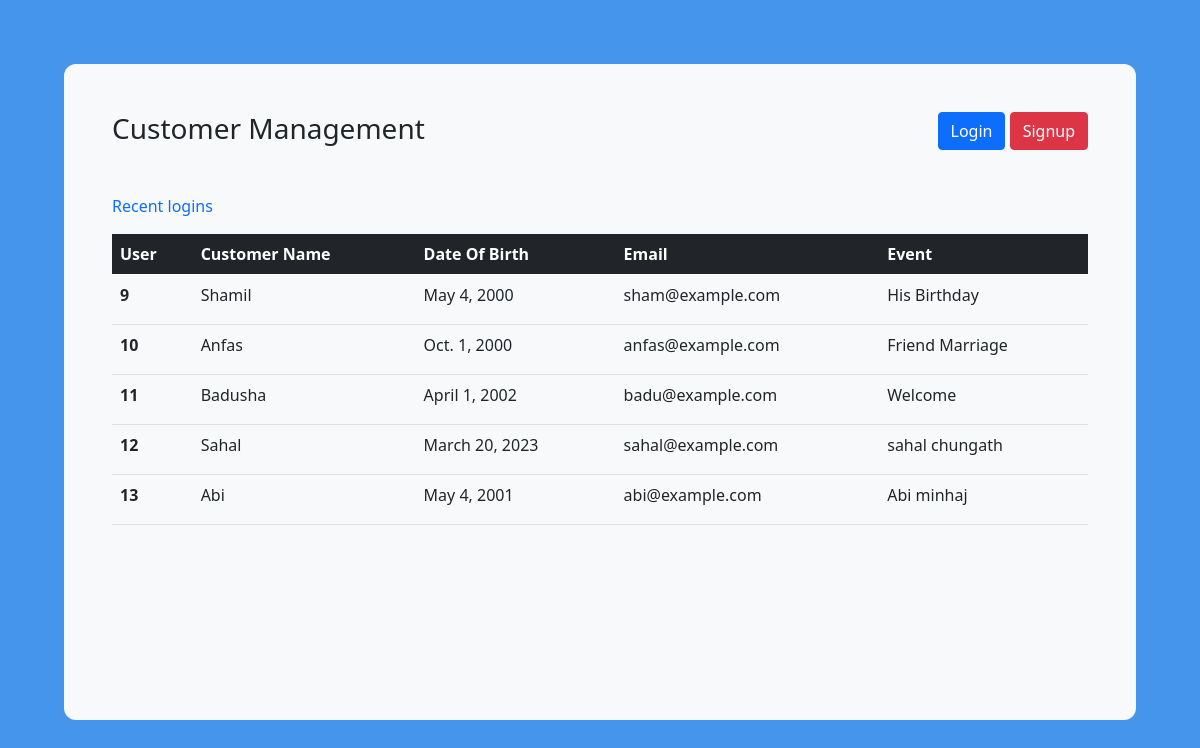
The page / on the database its author committed.
### users/models.py (models this page shows, shortened)
class Customer(models.Model):
    number = models.IntegerField()
    full_name = models.CharField(max_length=255)
    phone = models.CharField(max_length=10)
    email = models.EmailField()
    address = models.TextField()
    date_of_birth = models.DateField()
    password = models.CharField(max_length=255)
    user = models.OneToOneField('auth.User', on_delete=models.CASCADE)
    event = models.ManyToManyField('events.Events')

### web/views.py (the view)
# urls.py: path('', views.index, name='index'),
def index(request):
    customers = Customer.objects.all()
    context = {
        'title' : 'Customers',
        'customers' : customers
    }
    return render(request, 'web/index.html', context=context)

### templates/web/index.html (shortened to what this page needs)
<!DOCTYPE html>
<html lang="en">
    <head>
        {% load static %}
        <link rel="stylesheet" href="../../static/css/bootstrap.min.css" />
        <link rel="stylesheet" href="../../static/css/responsive.css" />
    </head>
    <body class="p-3 m-5" style="background-color: #4495eb; " >
        <section class="p-5 m-5 bg-light m-auto " style="border-radius: 12px; height: 82vh;">
            <div>
                <div class="d-flex justify-content-between align-center">
                    <h3 class="mb-5">Customer Management</h3>
                    <div>
                        <a class="btn btn-primary" href="{% url 'users:login' %}">Login</a>
                        <a class="btn btn-danger" href="{% url 'users:signup' %}">Signup</a>
                    </div>
                </div>
                <a class="pb-3" style="text-decoration: none;">Recent logins</a>
                <div class="table-responsive-sm">
                    <table class="table table-hover mt-3">
                        <thead class="table-dark">
                        <tr>
                            <th scope="col">User</th>
                            <th scope="col">Customer Name</th>
                            <th scope="col">Date Of Birth</th>
                            <th scope="col">Email</th>
                            <th scope="col">Event</th>
                        </tr>
                        </thead>
                        <tbody>
                        {% for customer in customers %}
                            <tr style="height: 50px;">
                                <th scope="row">{{customer.id}}</th>
                                <td>{{customer.full_name}}</td>
                                <td>{{customer.date_of_birth}}</td>
                                <td>{{customer.email}}</td>
                                <td>{{customer.address}}</td>
                            </tr>
                        {% endfor %}
                        </tbody>
                    </table>
                </div>
            </div>
        </section>
    </body>
</html>

### rows shown on the page
Customer: id "9", full_name "Shamil", date_of_birth "May 4, 2000", email "sham@example.com", address "His Birthday"
Customer: id "10", full_name "Anfas", date_of_birth "Oct. 1, 2000", email "anfas@example.com", address "Friend Marriage"
Customer: id "11", full_name "Badusha", date_of_birth "April 1, 2002", email "badu@example.com", address "Welcome"
Customer: id "12", full_name "Sahal", date_of_birth "March 20, 2023", email "sahal@example.com", address "sahal chungath"
Customer: id "13", full_name "Abi", date_of_birth "May 4, 2001", email "abi@example.com", address "Abi minhaj"
